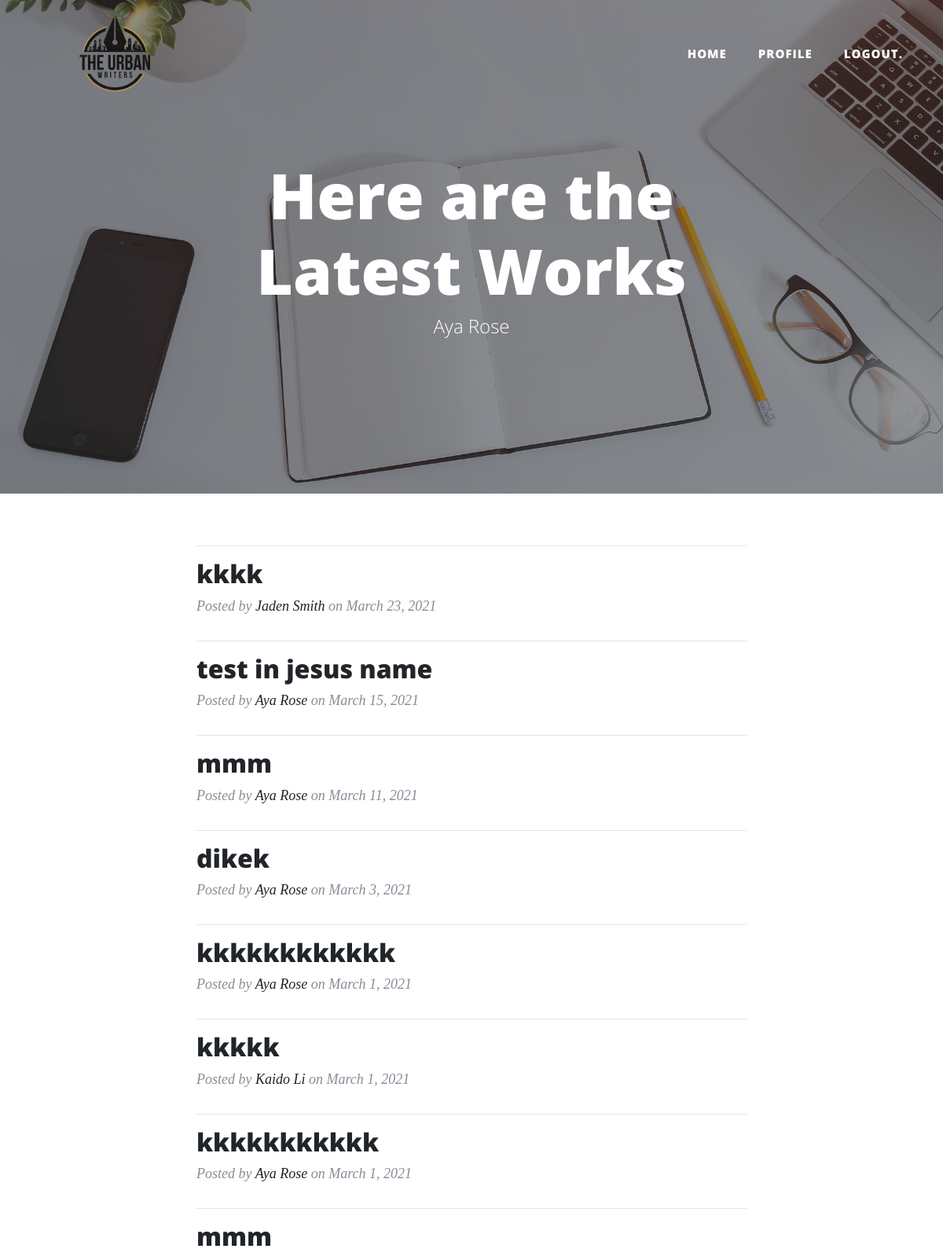
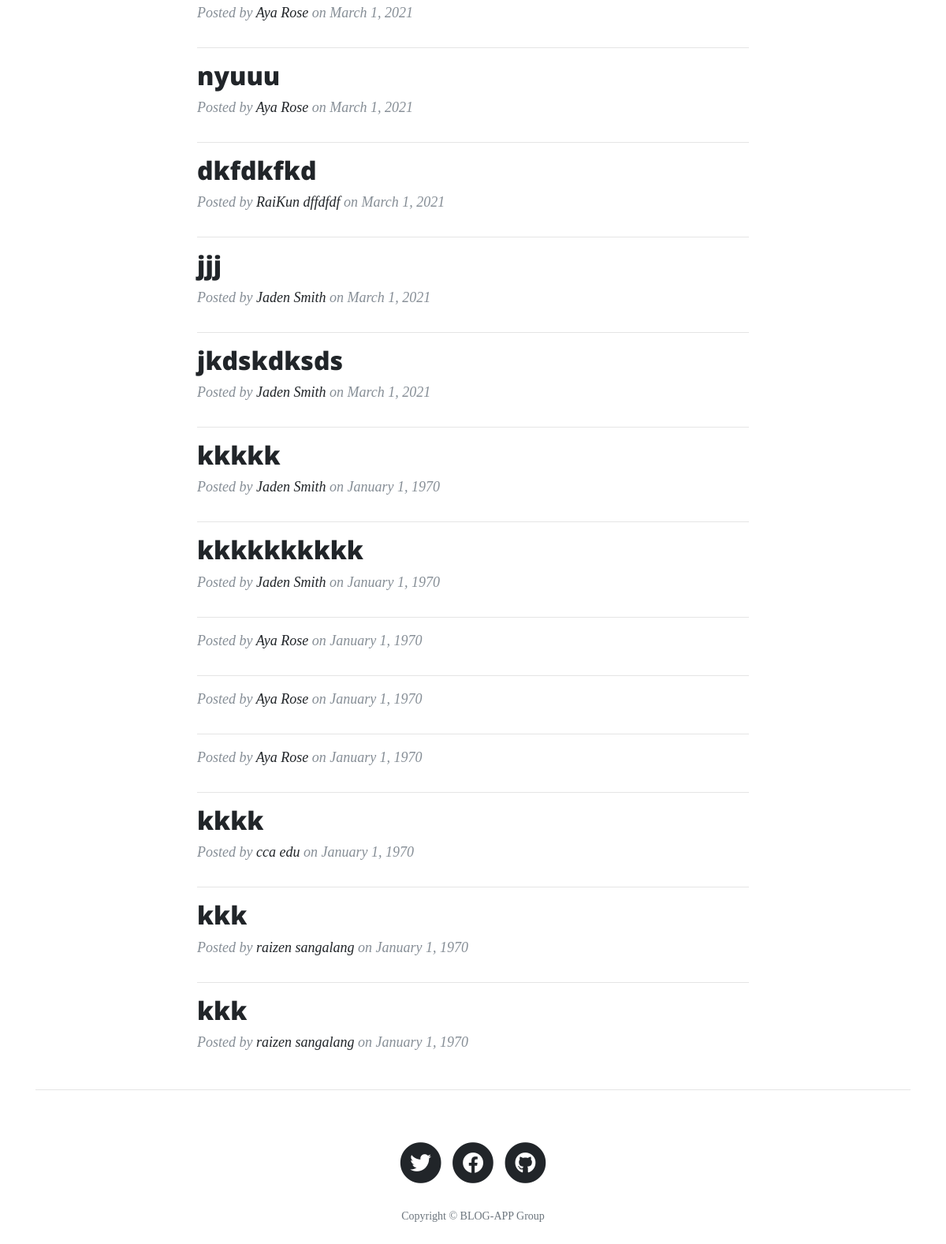
/feed.php (signed in), run on the app's committed database (2 pictures, top to bottom).
### tables this page shows
CREATE TABLE `blog_user` (
  `blog_id` int(16) NOT NULL,
  `blog_title` text NOT NULL,
  `date_publish` date DEFAULT NULL,
  `date_update` date DEFAULT NULL,
  `blog_story` text DEFAULT NULL,
  `user_name` varchar(100) DEFAULT NULL
);

### feed.php (the view, shortened to what this page needs)
<html>
<head>
</head>
<!DOCTYPE html>
<html lang="en">
<head>
  <link href="vendor/bootstrap/css/bootstrap.min.css" rel="stylesheet">
  <link rel="stylesheet" href="http://netdna.bootstrapcdn.com/font-awesome/4.0.3/css/font-awesome.css">
  <link href="vendor/fontawesome-free/css/all.min.css" rel="stylesheet" type="text/css">
  <link rel="stylesheet" href="http://netdna.bootstrapcdn.com/font-awesome/4.0.3/css/font-awesome.min.css">
  <link href="css/main.css" rel="stylesheet">
  <link href="css/login-register.css" rel="stylesheet" />
</head>
<body>
  <?php include 'navbar.php'?>
  <?php
    if($_SESSION["name"]) {
    ?>
  <header class="masthead" style="background-image: url('img/home-bg.jpg')">
    <div class="overlay"></div>
    <div class="container">
      <div class="row">
        <div class="col-lg-8 col-md-10 mx-auto">
        <div class="site-heading">
            <h1>Here are the Latest Works</h1>
            <span class="subheading"> <?php echo $_SESSION["name"]; ?></span>
          </div>
        </div>
      </div>
    </div>
  </header>
  <div class="container">
    <div class="row">
      <div class="col-lg-8 col-md-10 mx-auto">
        <div class="container">
    <?php
    $con = mysqli_connect('127.0.0.1:3306','root','','blog_database') or die('Unable To connect');
    $result = mysqli_query($con,"SELECT blog_user.*, login_user.first_name,login_user.last_name FROM `blog_user` inner join login_user on blog_user.user_name = login_user.user_name order by date_update desc");
    while($row = mysqli_fetch_array($result)){
        $title = $row['blog_title'];
        $full_name = $row['first_name'] . " ".$row['last_name'];
        $time = strtotime($row['date_update']);
        $newformat = date('F j, Y',$time);
        echo "
        <hr>
        <div class='post-preview'>
            <h2 class='post-title'>
             $title
            </h2>
          <p class='post-meta'>Posted by
            <a href='#'>$full_name</a>
            on $newformat</p>
        </div>
        ";}?>
</div>
    </div>
  </div>
  <hr>
  <footer>
    <div class="container">
      <div class="row">
        <div class="col-lg-8 col-md-10 mx-auto">
          <ul class="list-inline text-center">
            <li class="list-inline-item">
              <a href="#">
                <span class="fa-stack fa-lg">
                  <i class="fas fa-circle fa-stack-2x"></i>
                  <i class="fab fa-twitter fa-stack-1x fa-inverse"></i>
                </span>
              </a>
            </li>
            <li class="list-inline-item">
              <a href="#">
                <span class="fa-stack fa-lg">
                  <i class="fas fa-circle fa-stack-2x"></i>
                  <i class="fab fa-facebook-f fa-stack-1x fa-inverse"></i>
                </span>
              </a>
            </li>
            <li class="list-inline-item">
              <a href="#">
                <span class="fa-stack fa-lg">
                  <i class="fas fa-circle fa-stack-2x"></i>
                  <i class="fab fa-github fa-stack-1x fa-inverse"></i>
                </span>
              </a>
            </li>
          </ul>
          <p class="copyright text-muted">Copyright &copy; BLOG-APP Group</p>
        </div>
      </div>
    </div>
  </footer>
<?php
    }
    else {
        header("Location:index.php");
    };
?>
</body>
</html>

### css/main.css (style rules this page uses)
body { font-size: 20px; color: #212529; font-family: 'Lora', 'Times New Roman', serif; }
p { line-height: 1.5; margin: 30px 0; }
p a { text-decoration: underline; }
h1, h2, h3, h4, h5, h6 { font-weight: 800; font-family: 'Open Sans', 'Helvetica Neue', Helvetica, Arial, sans-serif; }
a { color: #212529; transition: all 0.2s; }
header.masthead { margin-bottom: 50px; background: no-repeat center center; background-color: #868e96; background-attachment: scroll; position: relative; background-size: cover; }
header.masthead .overlay { position: absolute; top: 0; left: 0; height: 100%; width: 100%; background-color: #212529; opacity: 0.5; }
header.masthead .page-heading, header.masthead .post-heading, header.masthead .site-heading { padding: 200px 0 150px; color: white; }
@media only screen and (min-width: 768px) { header.masthead .page-heading, header.masthead .post-heading, header.masthead .site-heading { padding: 200px 0; } }
header.masthead .page-heading, header.masthead .site-heading { text-align: center; }
header.masthead .page-heading h1, header.masthead .site-heading h1 { font-size: 50px; margin-top: 0; }
header.masthead .page-heading .subheading, header.masthead .site-heading .subheading { font-size: 24px; font-weight: 300; line-height: 1.1; display: block; margin: 10px 0 0; font-family: 'Open Sans', 'Helvetica Neue', Helvetica, Arial, sans-serif; }
@media only screen and (min-width: 768px) { header.masthead .page-heading h1, header.masthead .site-heading h1 { font-size: 80px; } }
.post-preview > .post-meta { font-size: 18px; font-style: italic; margin-top: 0; color: #868e96; }
.post-preview > .post-meta > a { text-decoration: none; color: #212529; }
footer { padding: 50px 0 65px; }
footer .list-inline { margin: 0; padding: 0; }
footer .copyright { font-size: 14px; margin-bottom: 0; text-align: center; }

### data on the page
blog_user: blog_title "kkkk", user_name.last_name "Jaden Smith", date_update "March 23, 2021"
blog_user: blog_title "test in jesus name", user_name.last_name "Aya Rose", date_update "March 15, 2021"
blog_user: blog_title "mmm", user_name.last_name "Aya Rose", date_update "March 11, 2021"
blog_user: blog_title "dikek", user_name.last_name "Aya Rose", date_update "March 3, 2021"
blog_user: blog_title "kkkkkkkkkkkk", user_name.last_name "Aya Rose", date_update "March 1, 2021"
blog_user: blog_title "kkkkk", user_name.last_name "Kaido Li", date_update "March 1, 2021"
blog_user: blog_title "kkkkkkkkkkk", user_name.last_name "Aya Rose", date_update "March 1, 2021"
blog_user: blog_title "mmm", user_name.last_name "Aya Rose", date_update "March 1, 2021"
blog_user: blog_title "nyuuu", user_name.last_name "Aya Rose", date_update "March 1, 2021"
blog_user: blog_title "dkfdkfkd", user_name.last_name "RaiKun dffdfdf", date_update "March 1, 2021"
blog_user: blog_title "jjj", user_name.last_name "Jaden Smith", date_update "March 1, 2021"
blog_user: blog_title "jkdskdksds", user_name.last_name "Jaden Smith", date_update "March 1, 2021"
blog_user: blog_title "kkkkk", user_name.last_name "Jaden Smith", date_update "January 1, 1970"
blog_user: blog_title "kkkkkkkkkk", user_name.last_name "Jaden Smith", date_update "January 1, 1970"
blog_user: user_name.last_name "Aya Rose", date_update "January 1, 1970"
blog_user: user_name.last_name "Aya Rose", date_update "January 1, 1970"
blog_user: user_name.last_name "Aya Rose", date_update "January 1, 1970"
blog_user: blog_title "kkkk", user_name.last_name "cca edu", date_update "January 1, 1970"
blog_user: blog_title "kkk", user_name.last_name "raizen sangalang", date_update "January 1, 1970"
blog_user: blog_title "kkk", user_name.last_name "raizen sangalang", date_update "January 1, 1970"

### other printed values
$_SESSION["name"] "Aya Rose"
